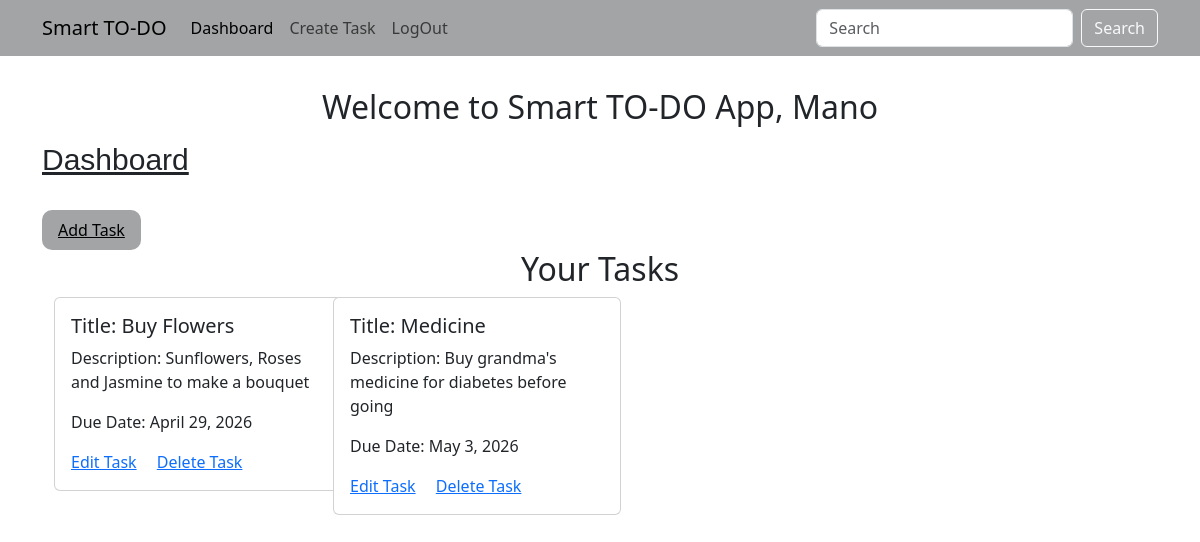
Before: /dashboard/ (signed in) with the older database file.
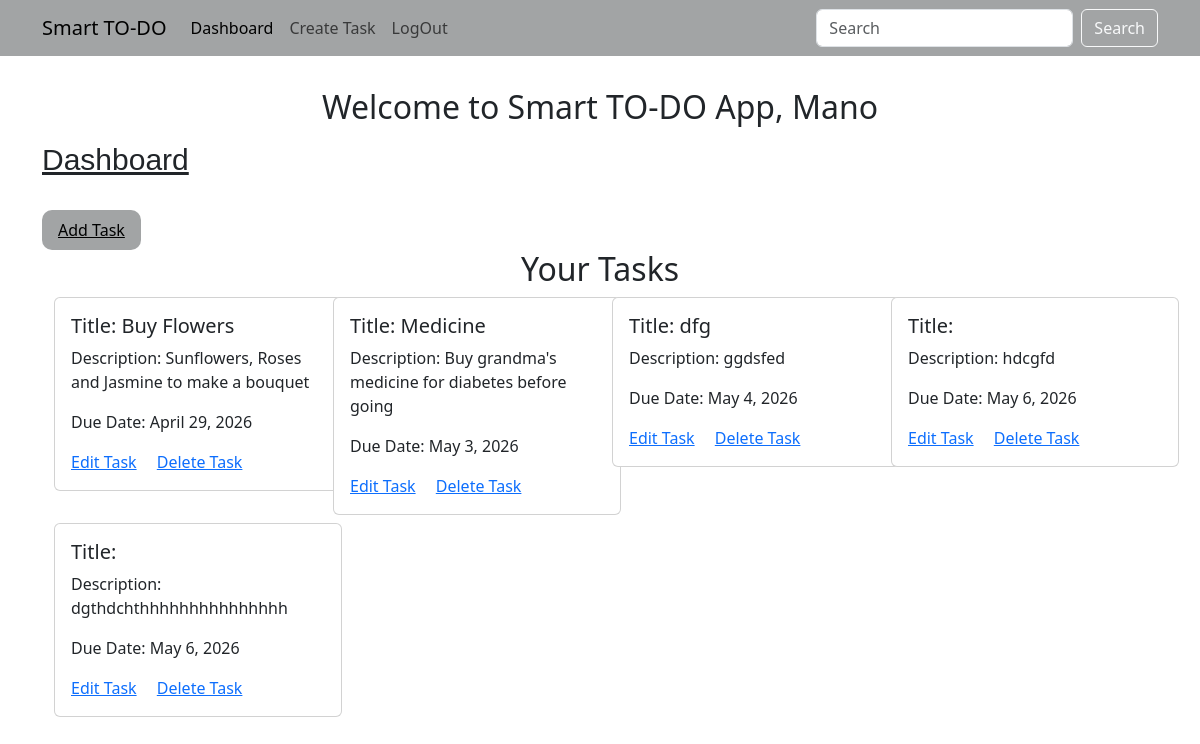
After: the same page with the newer database file.
### taskapi/models.py (models this page shows, shortened)
class Task(models.Model):
    user = models.ForeignKey(User, on_delete=models.CASCADE)
    title = models.CharField(max_length=100)
    description = models.CharField(max_length=100)
    is_completed = models.BooleanField(default=False)
    due_date = models.DateField(null=True, blank=True)

### tasks/views.py (the view)
# urls.py: path('dashboard/', views.dashboard, name = 'dashboard'),
def dashboard(request):
    tasks = Task.objects.filter(user=request.user)
    search_query = request.GET.get('search')
    if search_query:
     tasks = Task.objects.filter(title__icontains = search_query)
    else:
        tasks = Task.objects.all()
    return render(request, 'dashboard.html', {'tasks': tasks})

### templates/dashboard.html (shortened to what this page needs)
{% load static %}
<!DOCTYPE html>
<html lang="en">
<head>
    <link href="{% static 'assets/css/main.css' %}" rel="stylesheet">
    <link rel="stylesheet" href="https://cdn.jsdelivr.net/npm/bootstrap@5.3.8/dist/css/bootstrap.min.css">
</head>
<body>
    <nav class="navbar navbar-expand-lg" style="background-color: #a2a4a5;">
        <div class="container">
            <a class="navbar-brand" href="#">Smart TO-DO</a>
            <div class="collapse navbar-collapse" id="navbarSupportedContent">
                <ul class="navbar-nav me-auto mb-2 mb-lg-0">
                    <li class="nav-item">
                        <a class="nav-link active" aria-current="page" href="{% url 'dashboard' %}">Dashboard</a>
                    </li>
                    <li class="nav-item">
                        <a class="nav-link" href="{% url 'add_task' %}">Create Task</a>
                    </li>
                    <li class="nav-item">
                        <a class="nav-link" href="{% url 'index' %}">LogOut</a>
                    </li>
                </ul>
                <form class="d-flex" role="search">
                    <input class="form-control me-2" type="search" placeholder="Search" aria-label="Search" />
                    <button class="btn btn-outline-light" type="submit">Search</button>
                </form>
            </div>
        </div>
    </nav>
    <section class="dashboard" style="margin-top: 2rem;">
        <div class="container">
            <div class="dashboard-item">
                <h2>Welcome to Smart TO-DO App, {{user.username}}</h2>
                <h4>Dashboard</h4>
                <div class="task" style="background-color: #a2a4a5;">
                    <a href="{% url 'add_task' %}" style="color: #000;">Add Task</a>
                </div>
                <h2>Your Tasks</h2>
                <div class="container">
                    <div class="row row-cols-4 d-flex flex-column flex-md-row">
                        {% for task in tasks %}
                        <div class="col ">
                            <div class="card mb-2" style="width: 18rem;">
                                <div class="card-body">
                                    <h5 class="card-title">Title: {{task.title}}</h5>
                                    <p class="card-text">Description: {{task.description}}</p>
                                    <p class="card-text">Due Date: {{task.due_date}}</p>
                                    <a href="{% url 'edit_task' task.id %}" class="card-link">Edit Task</a>
                                    <a href="{% url 'delete_task' task.id %}" class="card-link">Delete Task</a>
                                </div>
                            </div>
                        </div>
                        {% endfor %}
                    </div>
                </div>
            </div>
        </div>
    </section>
</body>
</html>

Changed rows visible on the page:
added Task: title "dfg", description "ggdsfed", due_date "May 4, 2026"
added Task: description "hdcgfd", due_date "May 6, 2026"
added Task: description "dgthdchthhhhhhhhhhhhhhh", due_date "May 6, 2026"
